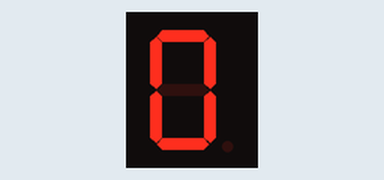
This sketch was run on a simulated Arduino Uno, built with avr-gcc and run on an emulated ATmega328P. Parts: 1-digit seven-segment display. Wiring (inferred from the names in the program): 1-digit 7-segment display, segments lit when HIGH: segments pin 3, pin 4, pin 5, pin 6, pin 7, pin 8, pin 9, pin 10. The segment pins are drawn as the display they are named for.

Above: at 0.1 s.
At 10.1 s:
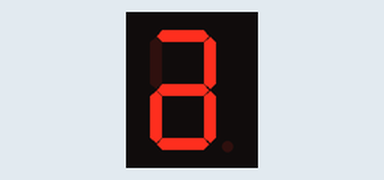
At 12.1 s:
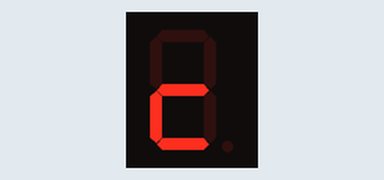
At 13.1 s:
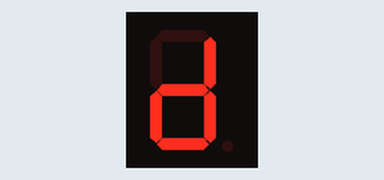
At 14.1 s:
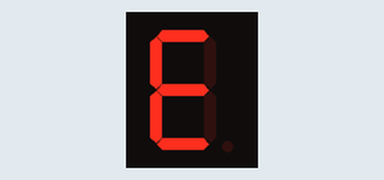
At 15.1 s:
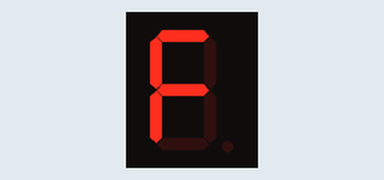

The sketch:

seven_segment_hexdec.ino
```cpp
// this is a 7 segment display pinout to arduino
int dp = 10;
int a = 3;
int b = 4;
int c = 5;
int d = 6;
int e = 7;
int f = 8;
int g = 9;

void setup() {
  // initialize digital pins 3-10 as an output.
  pinMode(dp, OUTPUT);
  pinMode(a, OUTPUT);
  pinMode(b, OUTPUT);
  pinMode(c, OUTPUT);
  pinMode(d, OUTPUT);
  pinMode(e, OUTPUT);
  pinMode(f, OUTPUT);
  pinMode(g, OUTPUT);
}
void num0(){
  //digitalWrite(dp, HIGH);
  digitalWrite(a, HIGH);
  digitalWrite(b, HIGH);
  digitalWrite(c, HIGH);
  digitalWrite(d, HIGH);
  digitalWrite(e, HIGH);
  digitalWrite(f, HIGH);
  //digitalWrite(g, HIGH);
}
void num1(){
  //digitalWrite(dp, HIGH);
  //digitalWrite(a, HIGH);
  digitalWrite(b, HIGH);
  digitalWrite(c, HIGH);
  //digitalWrite(d, HIGH);
  //digitalWrite(e, HIGH);
  //digitalWrite(f, HIGH);
  //digitalWrite(g, HIGH);
}

void num2(){
  //digitalWrite(dp, HIGH);
  digitalWrite(a, HIGH);
  digitalWrite(b, HIGH);
  //digitalWrite(c, HIGH);
  digitalWrite(d, HIGH);
  digitalWrite(e, HIGH);
  //digitalWrite(f, HIGH);
  digitalWrite(g, HIGH);
}

void num3(){
  //digitalWrite(dp, HIGH);
  digitalWrite(a, HIGH);
  digitalWrite(b, HIGH);
  digitalWrite(c, HIGH);
  digitalWrite(d, HIGH);
  //digitalWrite(e, HIGH);
  //digitalWrite(f, HIGH);
  digitalWrite(g, HIGH);
}

void num4(){
  //digitalWrite(dp, HIGH);
  //digitalWrite(a, HIGH);
  digitalWrite(b, HIGH);
  digitalWrite(c, HIGH);
  //digitalWrite(d, HIGH);
  //digitalWrite(e, HIGH);
  digitalWrite(f, HIGH);
  digitalWrite(g, HIGH);
}

 void num5(){
  //digitalWrite(dp, HIGH);
  digitalWrite(a, HIGH);
  //digitalWrite(b, HIGH);
  digitalWrite(c, HIGH);
  digitalWrite(d, HIGH);
  //digitalWrite(e, HIGH);
  digitalWrite(f, HIGH);
  digitalWrite(g, HIGH);

}

void num6(){
  //digitalWrite(dp, HIGH);
  digitalWrite(a, HIGH);
  //digitalWrite(b, HIGH);
  digitalWrite(c, HIGH);
  digitalWrite(d, HIGH);
  digitalWrite(e, HIGH);
  digitalWrite(f, HIGH);
  digitalWrite(g, HIGH);
}

void num7(){
  //digitalWrite(dp, HIGH);
  digitalWrite(a, HIGH);
  digitalWrite(b, HIGH);
  digitalWrite(c, HIGH);
  //digitalWrite(d, HIGH);
  //digitalWrite(e, HIGH);
  //digitalWrite(f, HIGH);
  //digitalWrite(g, HIGH);

}

void num8(){
  //digitalWrite(dp, HIGH);
  digitalWrite(a, HIGH);
  digitalWrite(b, HIGH);
  digitalWrite(c, HIGH);
  digitalWrite(d, HIGH);
  digitalWrite(e, HIGH);
  digitalWrite(f, HIGH);
  digitalWrite(g, HIGH);
}

void num9(){
  //digitalWrite(dp, HIGH);
  digitalWrite(a, HIGH);
  digitalWrite(b, HIGH);
  digitalWrite(c, HIGH);
  //digitalWrite(d, HIGH);
  //digitalWrite(e, HIGH);
  digitalWrite(f, HIGH);
  digitalWrite(g, HIGH);

}

void num10(){
  //digitalWrite(dp, HIGH);
  digitalWrite(a, HIGH);
  digitalWrite(b, HIGH);
  digitalWrite(c, HIGH);
  digitalWrite(d, HIGH);
  digitalWrite(e, HIGH);
  //digitalWrite(f, HIGH);
  digitalWrite(g, HIGH);
}

void num11(){
  //digitalWrite(dp, HIGH);
 // digitalWrite(a, HIGH);
  //digitalWrite(b, HIGH);
  digitalWrite(c, HIGH);
  digitalWrite(d, HIGH);
  digitalWrite(e, HIGH);
  digitalWrite(f, HIGH);
  digitalWrite(g, HIGH);
}

void num12(){
  //digitalWrite(dp, HIGH);
  //digitalWrite(a, HIGH);
  //digitalWrite(b, HIGH);
  //digitalWrite(c, HIGH);
  digitalWrite(d, HIGH);
  digitalWrite(e, HIGH);
  //digitalWrite(f, HIGH);
  digitalWrite(g, HIGH);
}

void num13(){
  //digitalWrite(dp, HIGH);
  //digitalWrite(a, HIGH);
  digitalWrite(b, HIGH);
  digitalWrite(c, HIGH);
  digitalWrite(d, HIGH);
  digitalWrite(e, HIGH);
  //digitalWrite(f, HIGH);
  digitalWrite(g, HIGH);
}

void num14(){
  //digitalWrite(dp, HIGH);
  digitalWrite(a, HIGH);
  //digitalWrite(b, HIGH);
  //digitalWrite(c, HIGH);
  digitalWrite(d, HIGH);
  digitalWrite(e, HIGH);
  digitalWrite(f, HIGH);
  digitalWrite(g, HIGH);
}

void num15(){
  //digitalWrite(dp, HIGH);
  digitalWrite(a, HIGH);
  //digitalWrite(b, HIGH);
  //digitalWrite(c, HIGH);
 // digitalWrite(d, HIGH);
  digitalWrite(e, HIGH);
  digitalWrite(f, HIGH);
  digitalWrite(g, HIGH);
}
void clear(){
  digitalWrite(dp, LOW);
  digitalWrite(a, LOW);
  digitalWrite(b, LOW);
  digitalWrite(c, LOW);
  digitalWrite(d, LOW);
  digitalWrite(e, LOW);
  digitalWrite(f, LOW);
  digitalWrite(g, LOW);
}

// the loop function runs over and over again forever
void loop() {
  num0();
  delay(500);
  clear();
  delay(500);
  num1();
  delay(500);
  clear();
  delay(500);
  num2();
  delay(500);
  clear();
  delay(500);
  num3();
  delay(500);
  clear();
  delay(500);
  num4();
  delay(500);
  clear();
  delay(500);
  num5();
  delay(500);
  clear();
  delay(500);
  num6();
  delay(500);
  clear();
  delay(500);
  num7();
  delay(500);
  clear();
  delay(500);
  num8();
  delay(500);
  clear();
  delay(500);
  num9();
  delay(500);
  clear();
  delay(500);
  num10();
  delay(500);
  clear();
  delay(500);
  num11();
  delay(500);
  clear();
  delay(500);
  num12();
  delay(500);
  clear();
  delay(500);
  num13();
  delay(500);
  clear();
  delay(500);
  num14();
  delay(500);
  clear();
  delay(500);
  num15();
  delay(500);
  clear();
  delay(500);

}
```

Measured:
- by itself, everything shown: repeats every 16.0 s, in 32 steps
- what the display in image 1 shows lasts 0.5 s, from 10.0 s to 10.5 s
